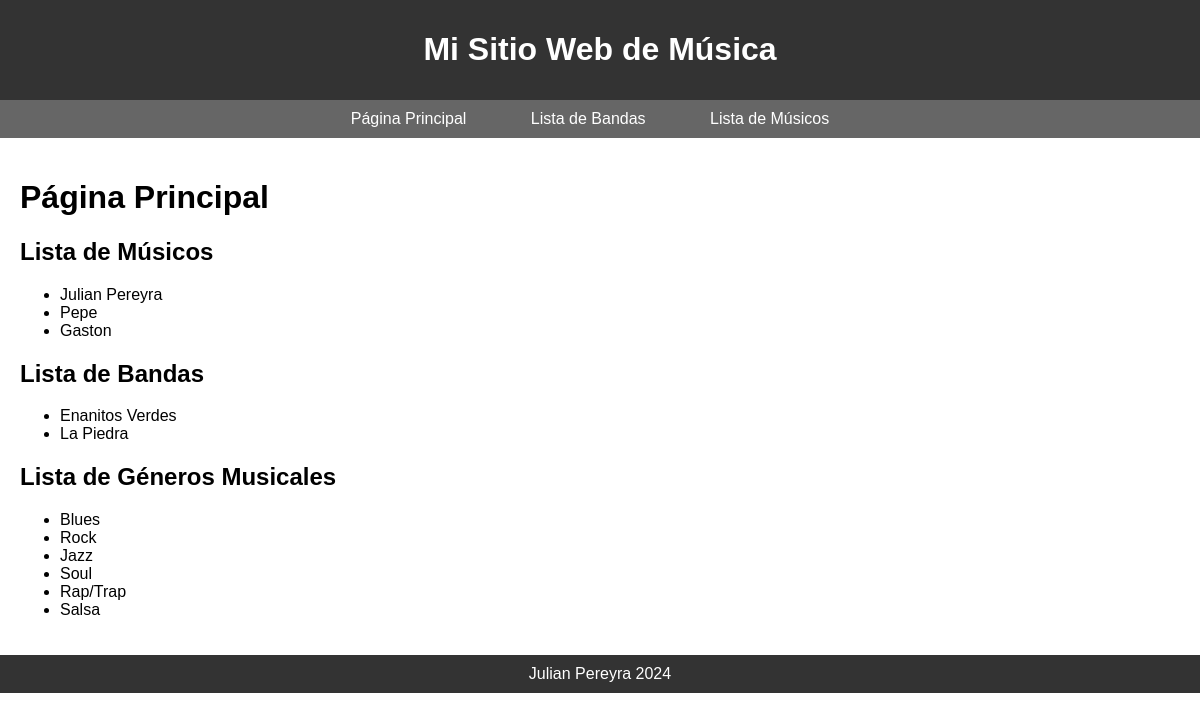
Before: /Integrantes/ with the older database file.
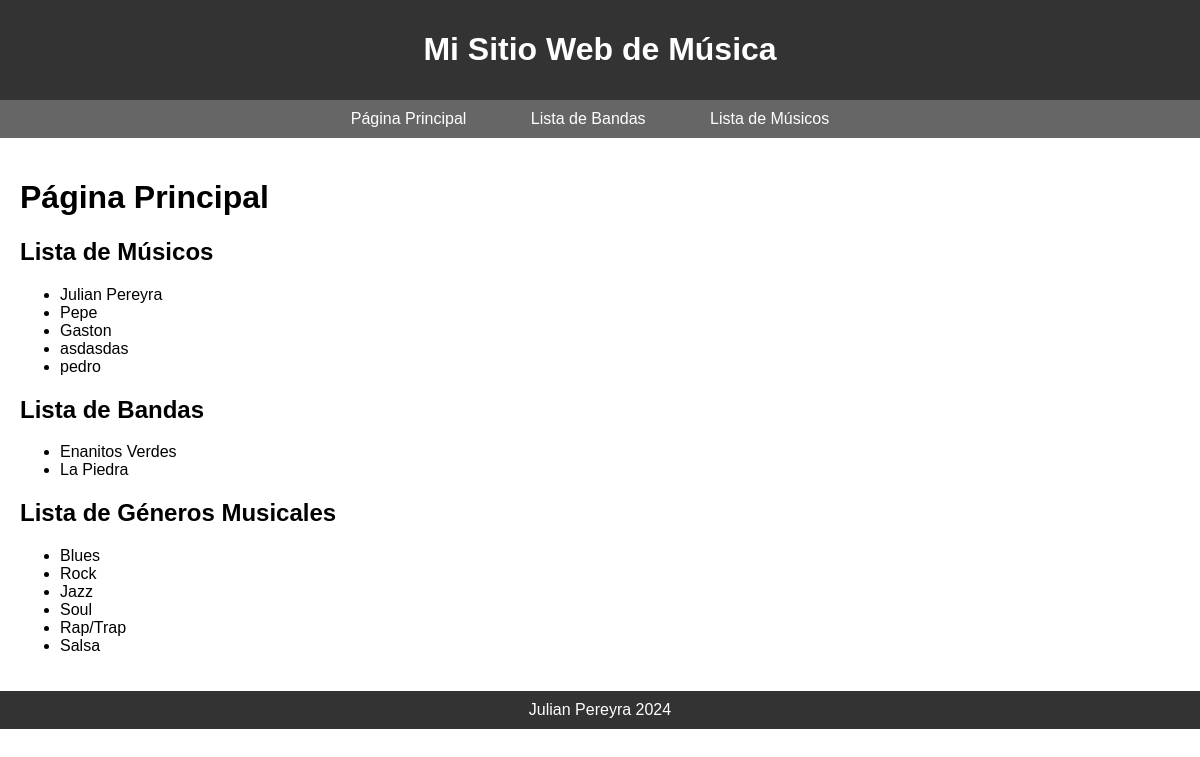
After: the same page with the newer database file.
### Integrantes/models.py (models this page shows, shortened)
class Musico(models.Model):
    nombre = models.CharField(max_length=255)
    instrumento = models.CharField(max_length=100)
    genero_primario = models.ForeignKey(GeneroMusical, on_delete=models.SET_NULL, null=True, related_name='musico_genero_primario')
    genero_secundario = models.ForeignKey(GeneroMusical, on_delete=models.SET_NULL, null=True, blank=True, related_name='musico_genero_secundario')

class Banda(models.Model):
    nombre = models.CharField(max_length=255, unique= True)
    genero = models.ForeignKey(GeneroMusical, on_delete=models.SET_NULL, null=True, blank=True)

class GeneroMusical(models.Model):
    nombre = models.CharField(max_length=100, unique=True)

### Integrantes/views.py (the view)
def pagina_principal(request):
    musicos = Musico.objects.all()
    bandas = Banda.objects.all()
    generos = GeneroMusical.objects.all()
    return render(request, 'integrantes/pagina_principal.html', {'musicos': musicos, 'bandas': bandas, 'generos': generos})

### Integrantes/templates/Integrantes/pagina_principal.html
{% extends 'base.html' %}
{% block content %}
    <h1>Página Principal</h1>
    <h2>Lista de Músicos</h2>
    <ul>
        {% for musico in musicos %}
            <li>{{ musico.nombre }}</li>
        {% endfor %}
    </ul>
    <h2>Lista de Bandas</h2>
    <ul>
        {% for banda in bandas %}
            <li>{{ banda.nombre }}</li>
        {% endfor %}
    </ul>
    <h2>Lista de Géneros Musicales</h2>
    <ul>
        {% for genero in generos %}
            <li>{{ genero.nombre }}</li>
        {% endfor %}
    </ul>
{% endblock %}

Changed rows visible on the page:
added Musico: nombre "asdasdas"
added Musico: nombre "pedro"
